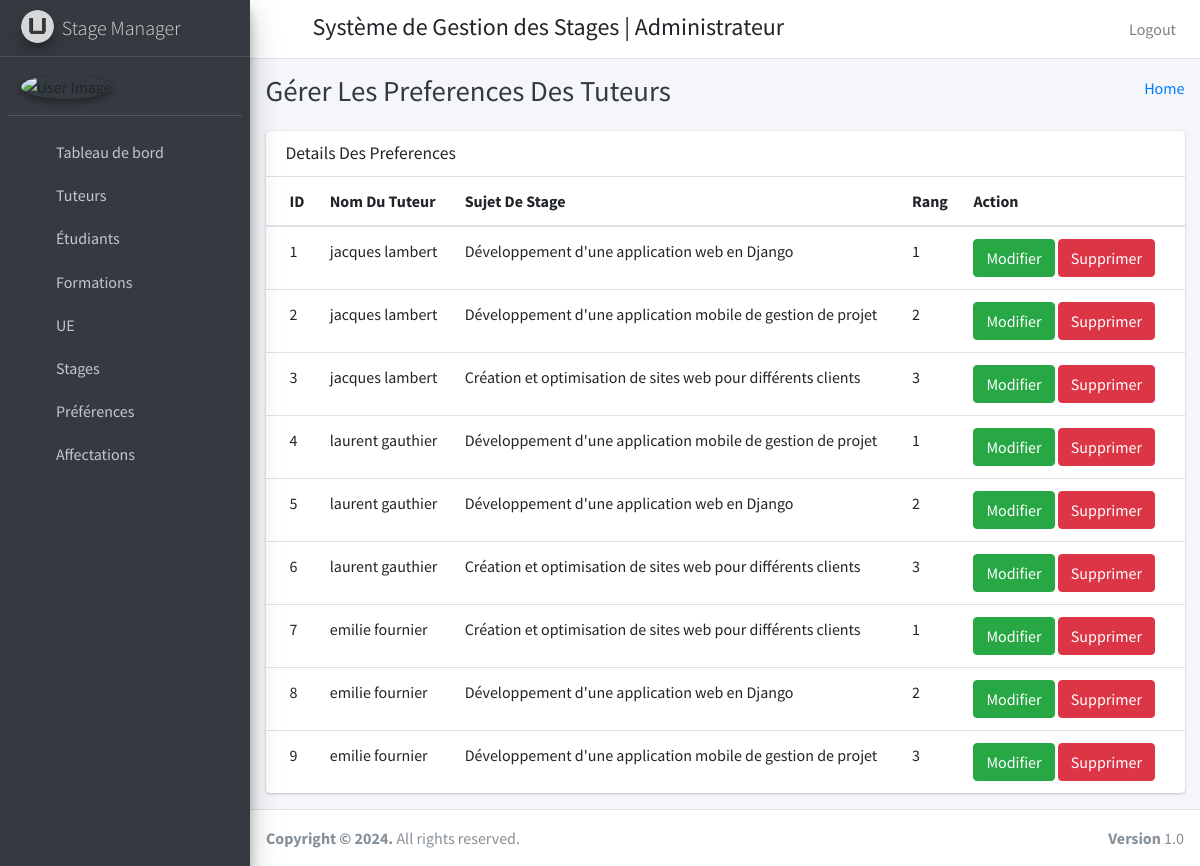
The page /manage_staff_preference/ on the database its author committed.
### stage_management_app/models.py (models this page shows, shortened)
class StaffPreference(models.Model):
    id=models.AutoField(primary_key=True)
    staff = models.ForeignKey(Staffs, on_delete=models.CASCADE)
    internship = models.ForeignKey(Internship, on_delete=models.CASCADE)
    rank = models.IntegerField()
    weight = models.FloatField(default=1.0)  # To be updated later
    created_at=models.DateTimeField(auto_now_add=True)
    updated_at=models.DateTimeField(auto_now_add=True)
    objects=models.Manager()

class Staffs(models.Model):
    id=models.AutoField(primary_key=True)
    admin=models.OneToOneField(CustomUser,on_delete=models.CASCADE)
    address=models.TextField()
    phone=models.TextField()
    max_students = models.IntegerField(default=1)
    created_at=models.DateTimeField(auto_now_add=True)
    updated_at=models.DateTimeField(auto_now_add=True)
    objects=models.Manager()

class CustomUser(AbstractUser):
    user_type_data = ((1, "HOD"), (2, "Staff"), (3, "Student"))
    user_type = models.CharField(default=1, choices=user_type_data, max_length=10)
    groups = models.ManyToManyField(
        'auth.Group',
        verbose_name='groups',
        blank=True,
        help_text='The groups this user belongs to.',
        related_name='customuser_set',  # Change this to a unique related_name
        related_query_name='user',
    )
    user_permissions = models.ManyToManyField(
        'auth.Permission',
        verbose_name='user permissions',
        blank=True,
        help_text='Specific permissions for this user.',
        related_name='customuser_set',  # Change this to a unique related_name
        related_query_name='user',
    )

class Internship(models.Model):
    id=models.AutoField(primary_key=True)
    domain = models.CharField(max_length=255)
    organization_type = models.CharField(max_length=255)
    organization_size = models.CharField(max_length=255)
    location = models.CharField(max_length=255)
    start_date = models.DateField()
    end_date = models.DateField()
    duration = models.IntegerField()
    contacts = models.CharField(max_length=255)
    topic = models.TextField()
    student_id = models.ForeignKey(Students, on_delete=models.DO_NOTHING)
    additional_comments = models.TextField()
    created_at=models.DateTimeField(auto_now_add=True)
    updated_at=models.DateTimeField(auto_now_add=True)
    objects=models.Manager()

### stage_management_app/HodViews.py (the view)
# urls.py: path('manage_staff_preference/', HodViews.manage_staff_preference, name='manage_staff_preference'),
def manage_staff_preference(request):
    staff_preferences = StaffPreference.objects.select_related('staff__admin', 'internship').all()
    return render(request, "hod_template/manage_staff_preference_template.html", {"staff_preferences": staff_preferences})

### stage_management_app/templates/hod_template/manage_staff_preference_template.html
{% extends 'hod_template/base_template.html' %}
{% block page_title %}
Gérer Les Preferences Des Tuteurs
{% endblock page_title %}
{% block main_content %}
<section class="content">
  <div class="container-fluid">
    <div class="row">
      <div class="col-12">
        <div class="card">
          <div class="card-header">
            <h3 class="card-title">Details Des Preferences</h3>
          </div>
          <div class="card-body table-responsive p-0">
            <table class="table table-hover text-nowrap">
              <thead>
                <tr>
                  <th>ID</th>
                  <th>Nom Du Tuteur</th>
                  <th>Sujet De Stage</th>
                  <th>Rang</th>
                  <th>Action</th>
                </tr>
              </thead>
              <tbody>
                {% for preference in staff_preferences %}
                <tr>
                  <td>{{ preference.id }}</td>
                  <td>{{ preference.staff.admin.first_name }} {{ preference.staff.admin.last_name }}</td>
                  <td>{{ preference.internship.topic }}</td>
                  <td>{{ preference.rank }}</td>
                  <td>
                    <a href="{% url 'edit_staff_preference' preference.id %}" class="btn btn-success">Modifier</a>
                    <a href="{% url 'delete_staff_preference' preference.id %}" class="btn btn-danger">Supprimer</a>
                  </td>
                </tr>
                {% empty %}
                <tr>
                  <td colspan="5">No preferences found.</td>
                </tr>
                {% endfor %}
              </tbody>
            </table>
          </div>
        </div>
      </div>
    </div>
  </div>
</section>
{% endblock %}

### rows shown on the page
StaffPreference: id "1", staff.admin.first_name "jacques", staff.admin.last_name "lambert", internship.topic "Développement d'une application web en Django", rank "1"
StaffPreference: id "2", staff.admin.first_name "jacques", staff.admin.last_name "lambert", internship.topic "Développement d'une application mobile de gestion de projet", rank "2"
StaffPreference: id "3", staff.admin.first_name "jacques", staff.admin.last_name "lambert", internship.topic "Création et optimisation de sites web pour différents clients", rank "3"
StaffPreference: id "4", staff.admin.first_name "laurent", staff.admin.last_name "gauthier", internship.topic "Développement d'une application mobile de gestion de projet", rank "1"
StaffPreference: id "5", staff.admin.first_name "laurent", staff.admin.last_name "gauthier", internship.topic "Développement d'une application web en Django", rank "2"
StaffPreference: id "6", staff.admin.first_name "laurent", staff.admin.last_name "gauthier", internship.topic "Création et optimisation de sites web pour différents clients", rank "3"
StaffPreference: id "7", staff.admin.first_name "emilie", staff.admin.last_name "fournier", internship.topic "Création et optimisation de sites web pour différents clients", rank "1"
StaffPreference: id "8", staff.admin.first_name "emilie", staff.admin.last_name "fournier", internship.topic "Développement d'une application web en Django", rank "2"
StaffPreference: id "9", staff.admin.first_name "emilie", staff.admin.last_name "fournier", internship.topic "Développement d'une application mobile de gestion de projet", rank "3"
